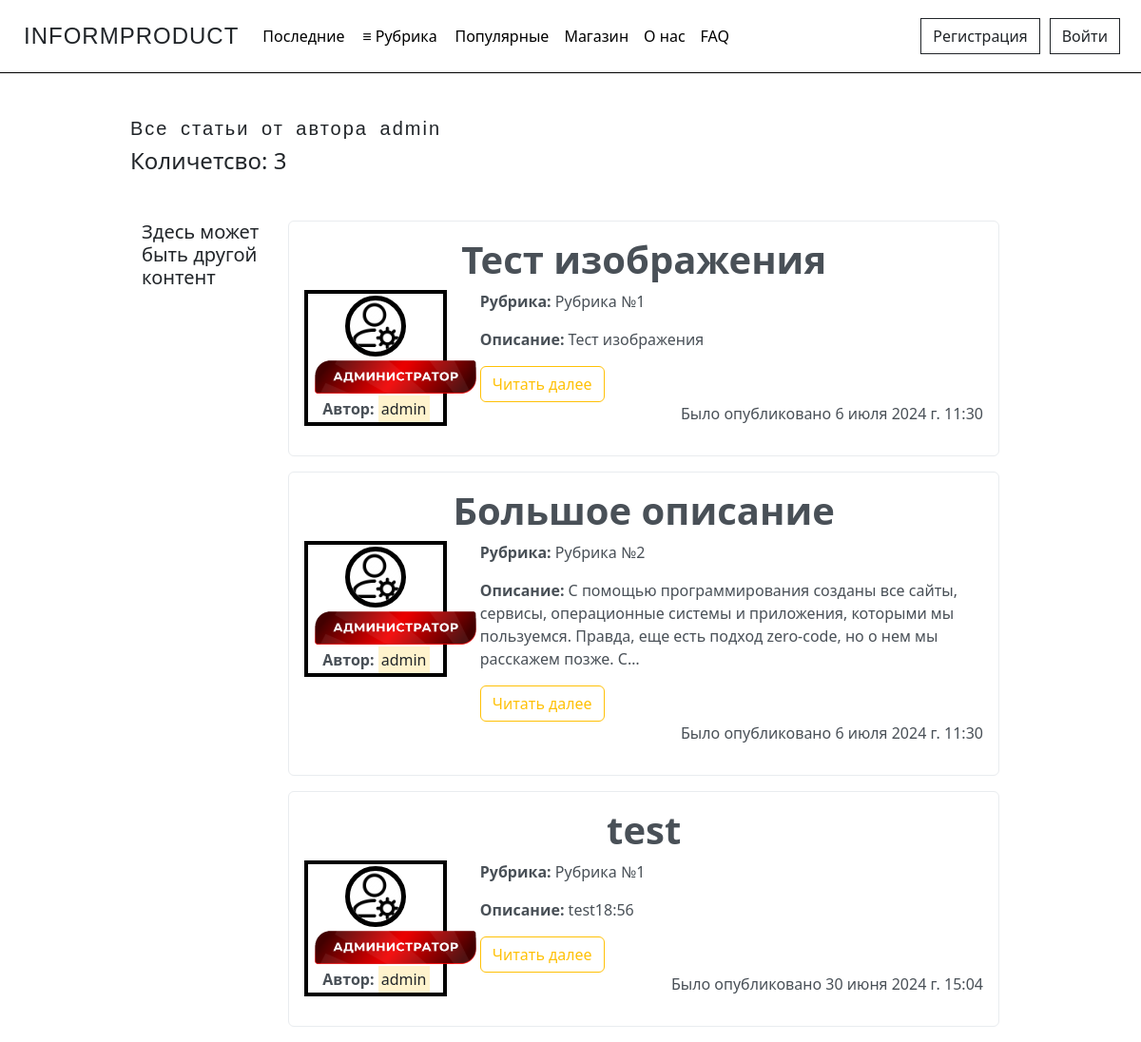
The page /articles/admin on the database as committed earlier.
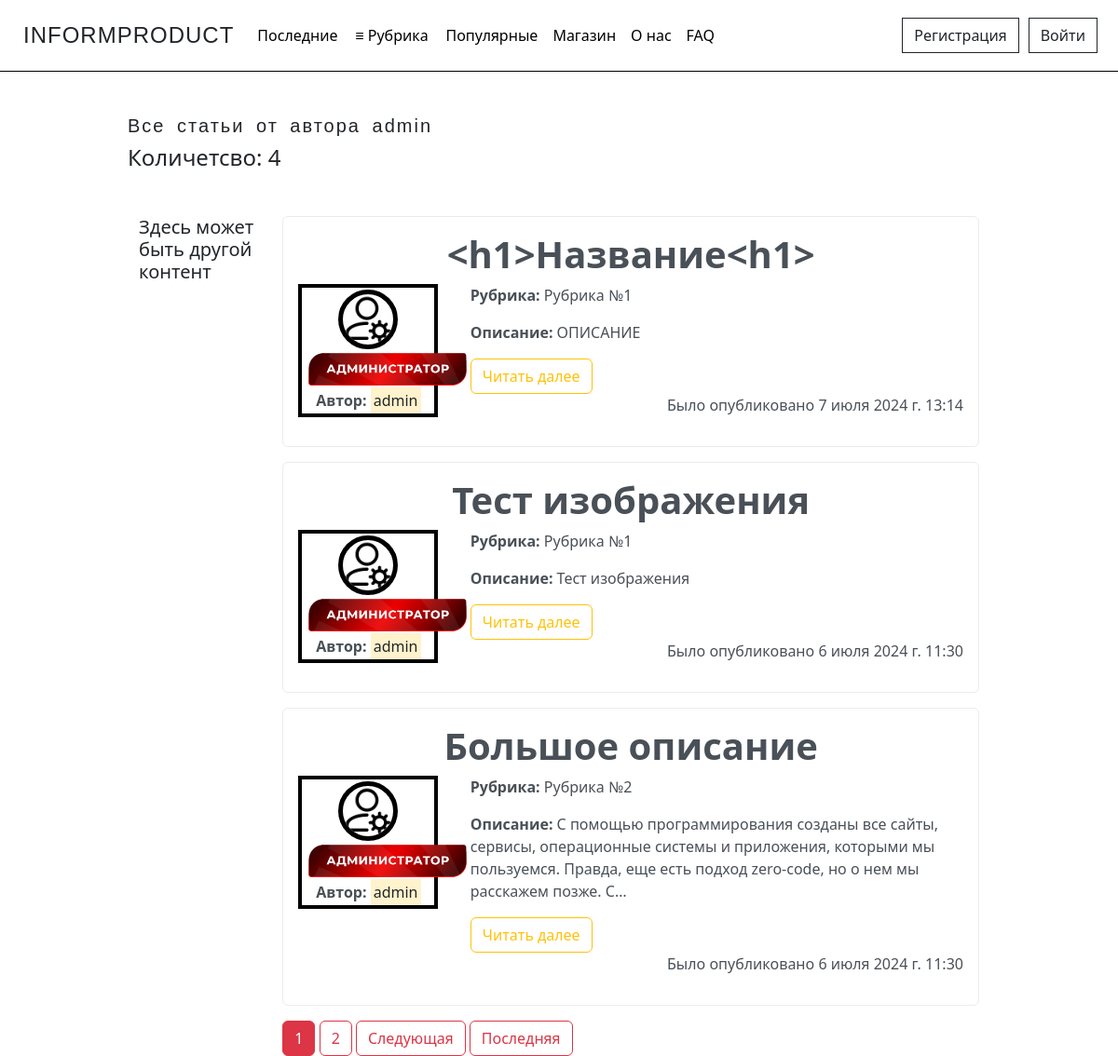
The same page on the database as committed later.
### journal/models.py (models this page shows, shortened)
class Article(models.Model):
    CATEGORY_CHOICES = [
        ('Category №1', 'Рубрика №1'),
        ('Category №2', 'Рубрика №2'),
        ('Category №3', 'Рубрика №3'),
        ('Category №4', 'Рубрика №4'),
        ('Category №5', 'Рубрика №5'),
    ]
    title = models.CharField('Название', max_length=100)
    description = models.TextField('Описание')
    text = models.TextField('Основной текст')
    category = models.CharField(max_length=50, verbose_name='Рубрика', choices=CATEGORY_CHOICES, default='Рубрика №1')
    author = models.ForeignKey(User, verbose_name='Автор', on_delete=models.CASCADE)
    publication = models.BooleanField('Статус публикации', default=False)
    date = models.DateTimeField('Дата', default=timezone.now)
    likes = models.IntegerField('Количество лайков', default=0)
    img = models.ImageField('Превью', default='default_preview.png', upload_to='preview_images')
    class Meta:
        verbose_name = 'Статью'
        verbose_name_plural = 'Статьи'

### users/models.py (models this page shows, shortened)
class Profile(models.Model):
    STATUS_CHOICES = {
        ('User', 'Пользователь'),
        ('User VIP', 'VIP пользователь'),
        ('Admin', 'Администратор'),
    }
    user = models.OneToOneField(User, verbose_name='Имя пользователя', on_delete=models.CASCADE)
    img = models.ImageField('Фото пользователя', default='default_user.png', upload_to='user_images')
    status = models.CharField(max_length=20, verbose_name='Статус пользователя', choices=STATUS_CHOICES, default='User')
    vip_status_expiry = models.DateTimeField(verbose_name='Окончание VIP статуса', null=True, blank=True)
    class Meta:
        verbose_name = 'Профаил'
        verbose_name_plural = 'Профайлы'

### journal/views.py (the view)
# urls.py: path('articles/<str:username>', views.UserAllArticlesView.as_view(), name='user-articles'),
class UserAllArticlesView(ListView):
    model = Article
    template_name = 'journal/user_articles.html'
    context_object_name = 'Article'
    paginate_by = 3
    def get_queryset(self):
        user = get_object_or_404(User, username=self.kwargs['username'])
        if self.request.user == user:
            return Article.objects.filter(author=user).order_by('-date')
        return Article.objects.filter(author=user, publication=True).order_by('-date')
    def get_context_data(self, **kwargs):
        ctx = super().get_context_data(**kwargs)
        user = self.request.user
        author = get_object_or_404(User, username=self.kwargs['username'])
        ctx['author'] = author
        if user.is_authenticated:
            profile = Profile.objects.get(user=user)
            ctx['profile'] = profile
            ctx['is_following'] = Follow.objects.filter(follower=user, following=author).exists()
        return ctx

### journal/templates/journal/user_articles.html (shortened to what this page needs)
{% extends 'journal/base.html' %}
{% block content %}
    <h2>Все статьи от автора {{ author }}</h2>
    <h4>Количетсво: {{ page_obj.paginator.count }}</h4>
    <div class="container mt-5">
      <div class="row">
        <div class="col-md-2 sidebar">
          <h5>Здесь может быть другой контент</h5>
        </div>
        <div class="col-md-10">
          {% for article in Article %}
          <div class="alert alert-light">
            <div class="row">
                <h1 style="text-align: center;"><strong>{{ article.title}}</strong></h1>
              <div class="col-md-3">
                  <div class="profile-container">
                    <img src="{{ article.author.profile.img.url }}" alt="{{ author }}" class="user_images">
                    {% if author.profile.status == 'User' %}
                    <img src="/pictures/main_page/user_label.png" alt="Badge" width="180">
                    {% elif author.profile.status == 'Admin' %}
                    <img src="/pictures/main_page/admin_label.png" alt="Badge" width="180">
                    {% else %}
                    <img src="/pictures/main_page/user_vip_label.png" alt="Badge" width="180">
                    {% endif %}
                    <p><b>Автор:</b> <mark>{{ author.username }}</mark></p>
                  </div>
              </div>
              <div class="col-md-9">
                <p><b>Рубрика:</b> {{ article.get_category_display }}</p>
                <p><b>Описание: </b>{{ article.description|striptags|truncatechars:180}}</p>
                  <a class="btn btn-outline-warning" href="{%  url 'articles-detail' article.id %}">Читать далее</a>
                {% if not article.publication and user == article.author%}
                    <p class="right-align">Статья не опубликована</p>
                {% else %}
                    <p class="right-align">Было опубликовано {{ article.date }}</p>
                {% endif %}
              </div>
            </div>
          </div>
          {% endfor %}
          {% if is_paginated %}
              {% for num in page_obj.paginator.page_range %}
                {% if num == page_obj.number %}
                  <button class ="btn btn-danger">{{ num }}</button>
                  {% elif num > page_obj.number|add:'-2' and num < page_obj.number|add:'2' %}
                    <a href="?page={{ num }}" class="btn btn-outline-danger">{{ num }}</a>
                {% endif %}
              {% endfor %}
              {% if page_obj.has_next %}
                  <a href="?page={{ page_obj.next_page_number }}" class="btn btn-outline-danger">Следующая</a>
                  <a href="?page={{ page_obj.paginator.num_pages }}" class="btn btn-outline-danger">Последняя</a>
              {% endif %}
          {% endif %}
        </div>
      </div>
    </div>
{% endblock %}

Rows that differ between the two databases and show on the page:
no longer on this page (row unchanged): Article: title "test", author.profile.img (picture), {{ author.username }} "admin", category "Рубрика №1", description "test18:56", date "30 июня 2024 г. 15:04"
added Article: title "<h1>Название<h1>", author.profile.img (picture), {{ author.username }} "admin", category "Рубрика №1", description "ОПИСАНИЕ", date "7 июля 2024 г. 13:14"
Other text that changed with them:
{{ page_obj.paginator.count }}: "3" → "4"
new list line: "1"
new list line: "2"
text now shown: "Следующая Последняя"
